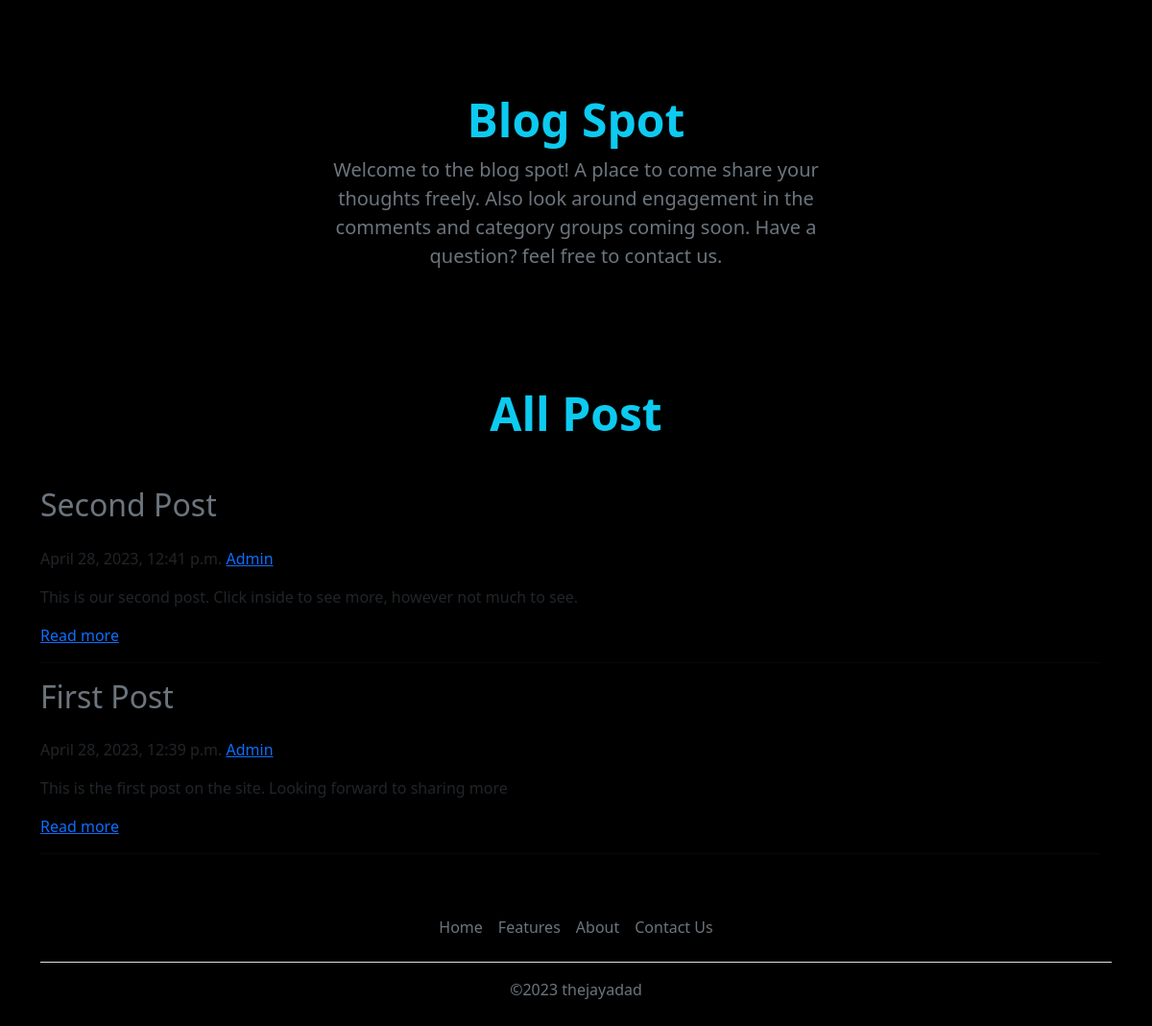
The page / on the database its author committed.
### blog/models.py (models this page shows)
class Post(models.Model):
    title = models.CharField(max_length=255)
    slug = models.SlugField()
    intro = models.TextField()
    body = models.TextField()
    date_added = models.DateTimeField(auto_now_add=True)
    class Meta:
        ordering = ['-date_added']

### blog/views.py (the view)
# urls.py: path('', homepage, name='homepage' ),
def homepage(request):
    posts = Post.objects.all()
    return render(request, 'blog/homepage.html', {'posts': posts})

### blog/templates/blog/homepage.html (shortened to what this page needs)
{% extends 'blog/base.html' %}
{% block content %}
<h2 class="mb-4 display-5 fw-bold text-center text-info">All Post</h2>
<br>
<div class="list-group container">
    {% for post in posts %}
    <h2 class="blog-post-title mb-4 text-secondary">{{post.title}}</h2>
    <p class="blog-post-meta">{{post.date_added}} <a href="#">Admin</a></p>
    <p>{{post.intro}}</p>
    <a href="{% url 'detail' post.slug %}">Read more</a>
    <hr>
    {%endfor %}
  </div>
{% endblock %}

### blog/templates/blog/base.html (style rules this page uses)
body { overflow-x: hidden; background: black; }

### rows shown on the page
Post: title "Second Post", date_added "April 28, 2023, 12:41 p.m.", intro "This is our second post. Click inside to see more, however not much to see."
Post: title "First Post", date_added "April 28, 2023, 12:39 p.m.", intro "This is the first post on the site. Looking forward to sharing more"
